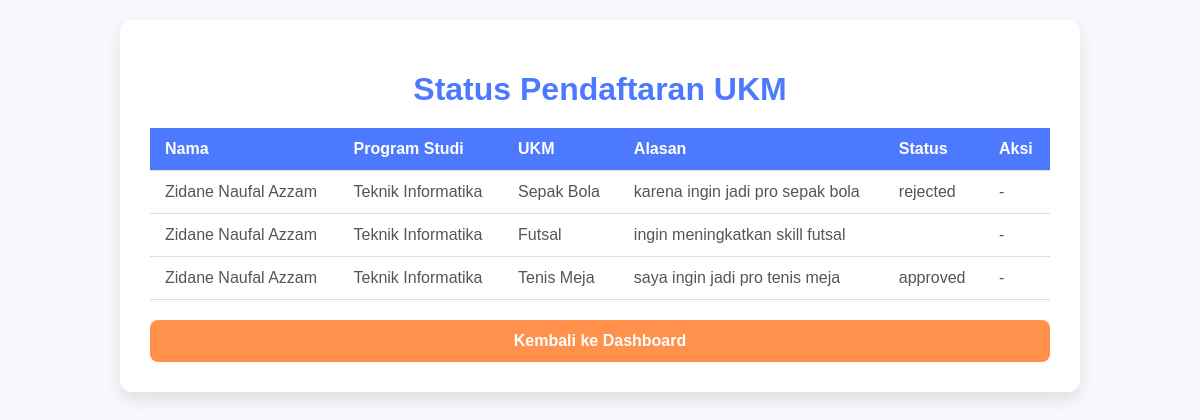
The app's page /status.php (signed in) with its own data.
### tables this page shows
CREATE TABLE `registrations` (
  `id` int(11) NOT NULL,
  `user_id` int(11) NOT NULL,
  `nama` varchar(100) NOT NULL,
  `nim` varchar(50) NOT NULL,
  `program_studi` varchar(100) NOT NULL,
  `ukm_id` int(11) NOT NULL,
  `alasan` text NOT NULL,
  `created_at` timestamp NULL DEFAULT current_timestamp(),
  `status` enum('pending','approved','rejected') DEFAULT 'pending'
);

CREATE TABLE `ukm` (
  `id` int(11) NOT NULL,
  `name` varchar(100) NOT NULL,
  `description` text NOT NULL,
  `category` varchar(50) NOT NULL,
  `contact` varchar(100) NOT NULL,
  `foto` varchar(255) DEFAULT NULL
);

### status.php (the view, shortened to what this page needs)
<?php
$conn = new mysqli('localhost', 'root', '', 'ukm');
$user_id = $_SESSION['user_id'];
$sql = "SELECT r.id, r.nama, r.program_studi, u.name AS ukm_name, r.alasan, r.status
        FROM registrations r
        JOIN ukm u ON r.ukm_id = u.id
        WHERE r.user_id = ?";
$stmt = $conn->prepare($sql);
$stmt->bind_param("i", $user_id);
$stmt->execute();
$result = $stmt->get_result();
?>
<!DOCTYPE html>
<html lang="en">
<head>
    <link rel="stylesheet" href="styles/status.css">
</head>
<body>
    <div class="container">
        <h1>Status Pendaftaran UKM</h1>
        <?php if ($result->num_rows > 0): ?>
            <table>
                <tr>
                    <th>Nama</th>
                    <th>Program Studi</th>
                    <th>UKM</th>
                    <th>Alasan</th>
                    <th>Status</th>
                    <th>Aksi</th>
                </tr>
                <?php while ($row = $result->fetch_assoc()): ?>
                    <tr>
                        <td><?php echo htmlspecialchars($row['nama']); ?></td>
                        <td><?php echo htmlspecialchars($row['program_studi']); ?></td>
                        <td><?php echo htmlspecialchars($row['ukm_name']); ?></td>
                        <td><?php echo htmlspecialchars($row['alasan']); ?></td>
                        <td><?php echo htmlspecialchars($row['status']); ?></td>
                        <td>
                            <?php if ($row['status'] === 'pending'): ?>
                                <a href="edit.php?id=<?php echo $row['id']; ?>">Edit</a>
                            <?php else: ?>
                                -
                            <?php endif; ?>
                        </td>
                    </tr>
                <?php endwhile; ?>
            </table>
        <?php else: ?>
            <p>Belum ada pendaftaran yang dilakukan.</p>
        <?php endif; ?>
        <a href="dashboard.php" class="back-button">Kembali ke Dashboard</a>
    </div>
</body>
</html>

### styles/status.css (style rules this page uses)
body { font-family: "Arial", sans-serif; background-color: #f7f9fc; color: #333; margin: 0; padding: 20px; }
.container { max-width: 900px; margin: auto; background-color: white; padding: 30px; border-radius: 12px; box-shadow: 0 8px 16px rgba(0, 0, 0, 0.1); }
h1 { text-align: center; color: #4d79ff; margin-bottom: 20px; }
table { width: 100%; border-collapse: collapse; margin-bottom: 20px; }
th, td { padding: 12px 15px; text-align: left; border-bottom: 1px solid #ddd; }
th { background-color: #4d79ff; color: white; font-weight: bold; }
td { color: #555; }
a { color: #4d79ff; text-decoration: none; font-weight: bold; }
.back-button { display: block; text-align: center; margin-top: 20px; background-color: #ff914d; color: white; padding: 12px; border-radius: 8px; text-decoration: none; transition: background-color 0.3s ease; }

### records on screen
registrations: nama "Zidane Naufal Azzam", program_studi "Teknik Informatika", ukm.name "Sepak Bola", alasan "karena ingin jadi pro sepak bola", status "rejected"
registrations: nama "Zidane Naufal Azzam", program_studi "Teknik Informatika", ukm.name "Futsal", alasan "ingin meningkatkan skill futsal"
registrations: nama "Zidane Naufal Azzam", program_studi "Teknik Informatika", ukm.name "Tenis Meja", alasan "saya ingin jadi pro tenis meja", status "approved"
